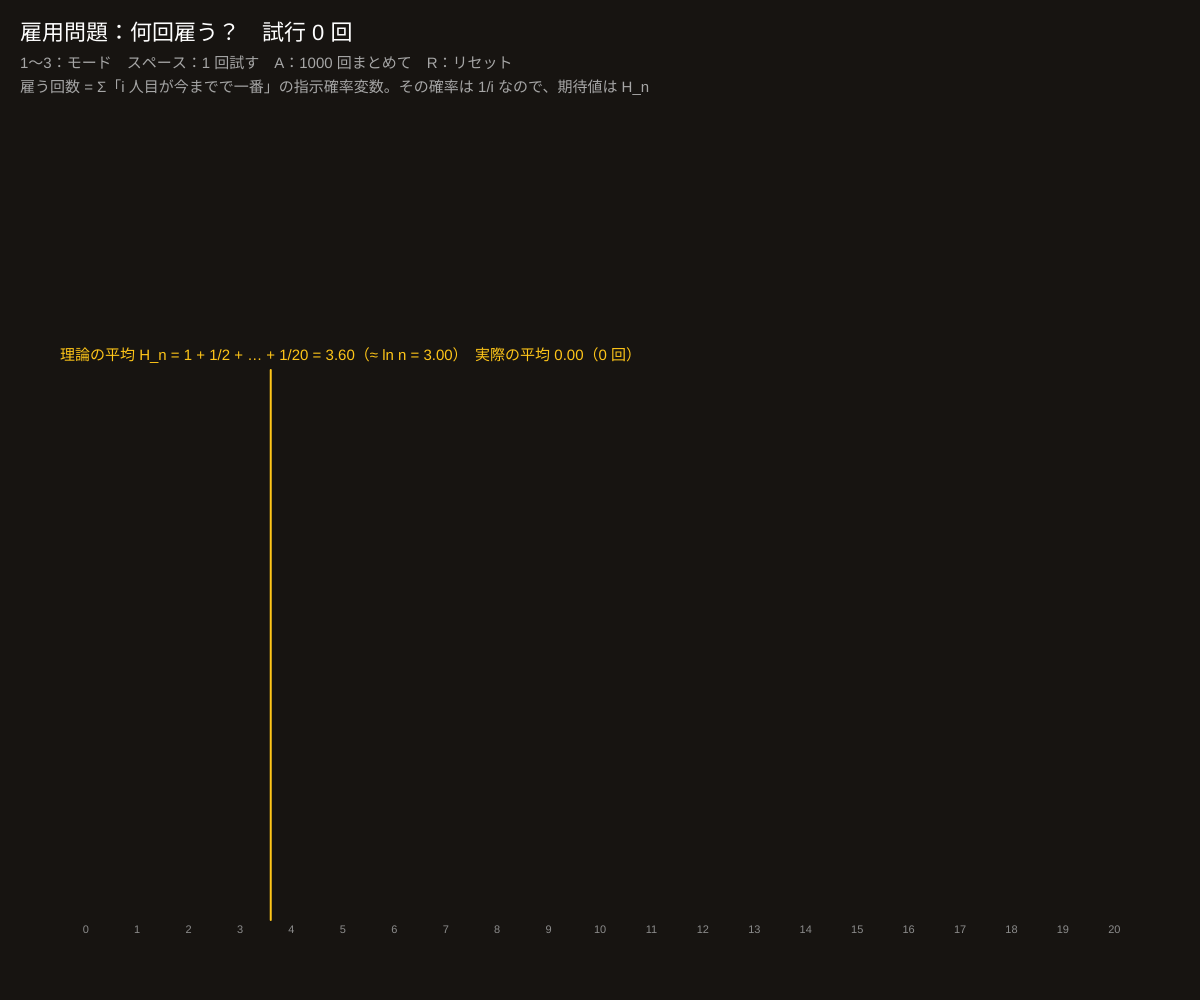
Frame 1 (no input)
Frame 60 (no input): identical to frame 1, image omitted
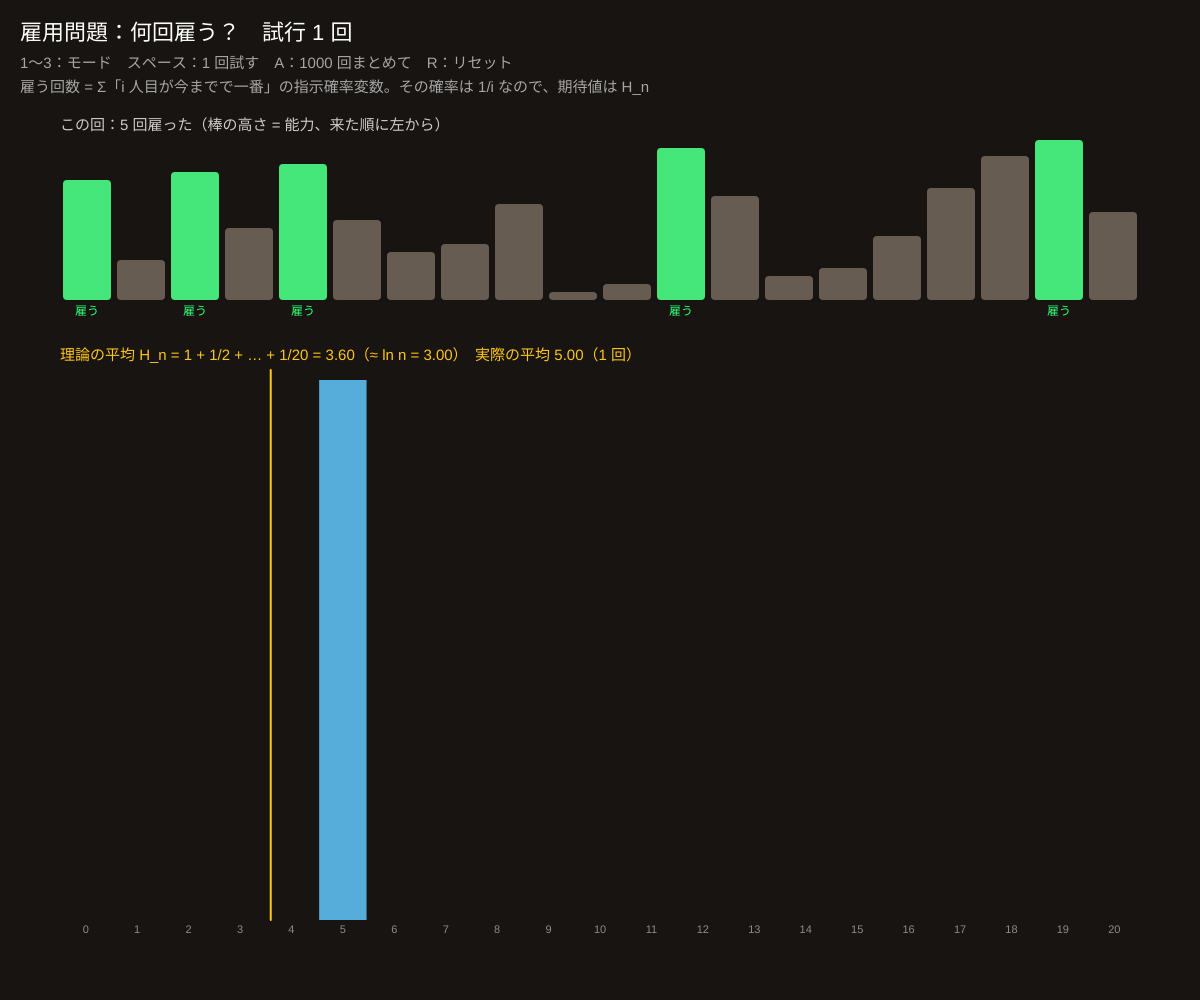
Frame 120 (the mouse pressed at the canvas centre since frame 60)

The p5.js sketch that drew these frames (run headless with seeded random() and noise() and a simulated clock; from frame 60 on, the mouse is pressed at the canvas centre):

// p5.js sketch
// ── sketch.js
// ============================================
// 14 雇用問題とランダムな並べかえ
// 1：雇用問題。候補者が 1 人ずつ来て、今までで一番良ければ雇う（そのたびに費用）。何回雇う？
//    悪い順に来ると毎回雇う（n 回）。ランダムな順なら平均 1 + 1/2 + … + 1/n ≈ ln n 回（指示確率変数）
// 2：かたよりのないシャッフル。RANDOMIZE-IN-PLACE（i 番目を i〜末尾のどれかと交換）は 6 通りが同じ確率。
//    「どれとでも交換」するまちがった版は、かたよる
// 3：オンライン雇用。最初の k 人は見るだけ、その後は「今までより良い人」で即決。
//    k = n/e（約 37%）のとき、最高の人を選べる確率が最大（約 1/e）
// 1〜3：モード　スペース：1 回試す　A：1000 回まとめて試す　R：リセット
// ============================================

let n = 20;              // ★ 候補者の人数
let mode = 1, trials = 0, hist = [], last = null, permCount = {}, sortCount = {}, wrongCount = {}, online = [];

function setup() {
  createCanvas(windowWidth, windowHeight);
  colorMode(HSB, 360, 100, 100, 100);
  resetStats();
}

function resetStats() {
  trials = 0; hist = new Array(n + 1).fill(0); last = null; permCount = {}; sortCount = {}; wrongCount = {};
  online = Array.from({ length: n }, () => ({ win: 0, tries: 0 }));
}

function randomizeInPlace(arr) {     // その場でシャッフル（フィッシャー＝イェーツ）
  for (let i = 0; i < arr.length; i++) { let j = floor(random(i, arr.length)); [arr[i], arr[j]] = [arr[j], arr[i]]; }
  return arr;
}
function permuteBySorting(arr) {      // 番号をつけて並べかえるシャッフル：ランダムな番号（1〜n³）をつけて番号順に
  let pr = arr.map(v => ({ v, p: floor(random(1, Math.pow(arr.length, 3) + 1)) }));
  return pr.sort((x, y) => x.p - y.p).map(o => o.v);
}
function wrongShuffle(arr) {          // まちがった版：どれとでも交換（かたよる）
  for (let i = 0; i < arr.length; i++) { let j = floor(random(arr.length)); [arr[i], arr[j]] = [arr[j], arr[i]]; }
  return arr;
}

function trial() {
  trials++;
  if (mode === 1) {
    let q = randomizeInPlace([...Array(n).keys()].map(i => i + 1));
    let best = 0, hires = [];
    for (let i = 0; i < n; i++) if (q[i] > best) { best = q[i]; hires.push(i); }
    hist[hires.length]++;
    last = { q, hires };
  }
  if (mode === 2) {
    let p = randomizeInPlace([1, 2, 3]).join(''), w = wrongShuffle([1, 2, 3]).join('');
    permCount[p] = (permCount[p] || 0) + 1;
    let ps = permuteBySorting([1, 2, 3]).join(''); sortCount[ps] = (sortCount[ps] || 0) + 1;
    wrongCount[w] = (wrongCount[w] || 0) + 1;
  }
  if (mode === 3) {
    let q = randomizeInPlace([...Array(n).keys()].map(i => i + 1));
    for (let k = 0; k < n; k++) {
      let seen = 0; for (let i = 0; i < k; i++) seen = max(seen, q[i]);
      let pick = n - 1; for (let i = k; i < n; i++) if (q[i] > seen) { pick = i; break; }
      online[k].tries++; if (q[pick] === n) online[k].win++;
    }
    last = { q };
  }
}

function draw() {
  background(30, 25, 9);
  let L = 60, W = width - 120;
  noStroke(); textAlign(LEFT, BASELINE);
  if (mode === 1) {
    if (last) {
      let w = W / n;
      for (let i = 0; i < n; i++) {
        let hired = last.hires.includes(i);
        fill(hired ? color(140, 70, 90) : color(30, 20, 40));
        let h = last.q[i] * 8;
        rect(L + i * w + 3, 300 - h, w - 6, h, 4);
        if (hired) { fill(140, 80, 100); textAlign(CENTER, TOP); textSize(12); text('雇う', L + i * w + w / 2, 306); }
      }
      textAlign(LEFT, BASELINE); fill(0, 0, 80); textSize(15);
      text('この回：' + last.hires.length + ' 回雇った（棒の高さ = 能力、来た順に左から）', L, 130);
    }
    // ヒストグラム
    let maxH = max(1, ...hist), hw = W / (n + 1), by = height - 80, hh = height - 460;
    for (let k = 0; k <= n; k++) { fill(200, 60, 85); rect(L + k * hw + 2, by - hist[k] / maxH * hh, hw - 4, hist[k] / maxH * hh); fill(0, 0, 55); textAlign(CENTER, TOP); textSize(11); text(k, L + k * hw + hw / 2, by + 4); }
    let Hn = 0; for (let i = 1; i <= n; i++) Hn += 1 / i;
    let mean = trials ? hist.reduce((s, c, k) => s + c * k, 0) / trials : 0;
    stroke(45, 90, 100); strokeWeight(2); line(L + Hn * hw + hw / 2, by - hh - 10, L + Hn * hw + hw / 2, by);
    noStroke(); fill(45, 90, 100); textAlign(LEFT, BASELINE); textSize(15);
    text('理論の平均 H_n = 1 + 1/2 + … + 1/' + n + ' = ' + Hn.toFixed(2) + '（≈ ln n = ' + log(n).toFixed(2) + '）　実際の平均 ' + mean.toFixed(2) + '（' + trials + ' 回）', L, by - hh - 20);
  }
  if (mode === 2) {
    let ps = ['123', '132', '213', '231', '312', '321'];
    let bw = W / 21;
    for (let side = 0; side < 3; side++) {
      let cnt = [permCount, sortCount, wrongCount][side], x0 = L + side * W / 3;
      fill(0, 0, 90); textSize(16);
      text(['RANDOMIZE-IN-PLACE（正しい）', 'PERMUTE-BY-SORTING（正しい）', 'どれとでも交換（まちがい）'][side], x0, 150);
      let tot = max(1, trials);
      for (let k = 0; k < 6; k++) {
        let v = (cnt[ps[k]] || 0) / tot, h = v * (height - 330) * 3;
        fill(side < 2 ? color(140 + side * 50, 60, 85) : color(0, 60, 85));
        rect(x0 + k * bw + 4, height - 100 - h, bw - 8, h, 4);
        fill(0, 0, 80); textAlign(CENTER, TOP); textSize(12); text(ps[k], x0 + k * bw + bw / 2, height - 92);
        textSize(11); text((v * 100).toFixed(1) + '%', x0 + k * bw + bw / 2, height - 72);
        textAlign(LEFT, BASELINE);
      }
      stroke(45, 90, 100); let y = height - 100 - (1 / 6) * (height - 330) * 3; line(x0, y, x0 + 6 * bw, y); noStroke();
    }
    fill(45, 90, 100); textSize(14); text('黄色の線 = 1/6（16.7%）。まちがい版は 3³ = 27 通りを 6 つに分けるので、割り切れずかたよる', L, 180);
  }
  if (mode === 3) {
    let gw = W, gh = height - 330, by = height - 90;
    stroke(0, 0, 40); line(L, by, L + gw, by);
    for (let k = 0; k < n; k++) {
      let p = online[k].tries ? online[k].win / online[k].tries : 0;
      noStroke(); fill(abs(k - n / Math.E) < 1 ? color(45, 90, 100) : color(260, 50, 80));
      rect(L + k * gw / n + 3, by - p * gh * 2, gw / n - 6, p * gh * 2, 3);
      fill(0, 0, 55); textAlign(CENTER, TOP); textSize(11); text(k, L + k * gw / n + gw / (2 * n), by + 4);
    }
    textAlign(LEFT, BASELINE); fill(0, 0, 85); textSize(15);
    text('横：最初に見送る人数 k　縦：一番良い人を選べた割合（' + trials + ' 回）　黄色 = k ≈ n/e = ' + (n / Math.E).toFixed(1), L, 140);
    let best = 0; for (let k = 1; k < n; k++) if (online[k].win > online[best].win) best = k;
    if (trials) text('いちばん良かった k = ' + best + '　成功率 ' + (online[best].win / online[best].tries * 100).toFixed(1) + '%（1/e ≈ 36.8%）', L, 164);
  }
  let titles = ['', '雇用問題：何回雇う？', 'かたよりのないシャッフル（3 枚のカード、6 通り）', 'オンライン雇用：何人見送る？'];
  fill(0, 0, 100); textAlign(LEFT, BASELINE); textSize(22); noStroke();
  text(titles[mode] + '　試行 ' + trials + ' 回', 20, 40);
  fill(0, 0, 65); textSize(15);
  text('1〜3：モード　スペース：1 回試す　A：1000 回まとめて　R：リセット', 20, 68);
  text(mode === 1 ? '雇う回数 = Σ「i 人目が今までで一番」の指示確率変数。その確率は 1/i なので、期待値は H_n'
    : mode === 2 ? 'アルゴリズムを乱択にすると、入力の並びに関係なく「平均的に」速くなる（クイックソートでも同じ考え）'
    : '「秘書問題」とも呼ばれる。見送りすぎると最高の人を逃し、早すぎるとまだ比べる相手が少ない', 20, 92);
}

function keyPressed() {
  if (key >= '1' && key <= '3') { mode = int(key); resetStats(); }
  if (key === ' ') trial();
  if (key === 'a' || key === 'A') for (let i = 0; i < 1000; i++) trial();
  if (key === 'r' || key === 'R') resetStats();
}
function mousePressed() { trial(); }
function windowResized() { resizeCanvas(windowWidth, windowHeight); }

// ---------- やってみよう ----------
// 1. n = 100 にして、平均の雇用回数が ln 100 ≈ 4.6 に近づくか確かめる
// 2. PERMUTE-BY-SORTING の番号の範囲を 1〜n³ から 1〜2 にすると、同じ番号が出てかたよる。確かめよう
// 3. オンライン雇用で「2 番目に良い人まで OK」なら、最適な k はどう変わる？
